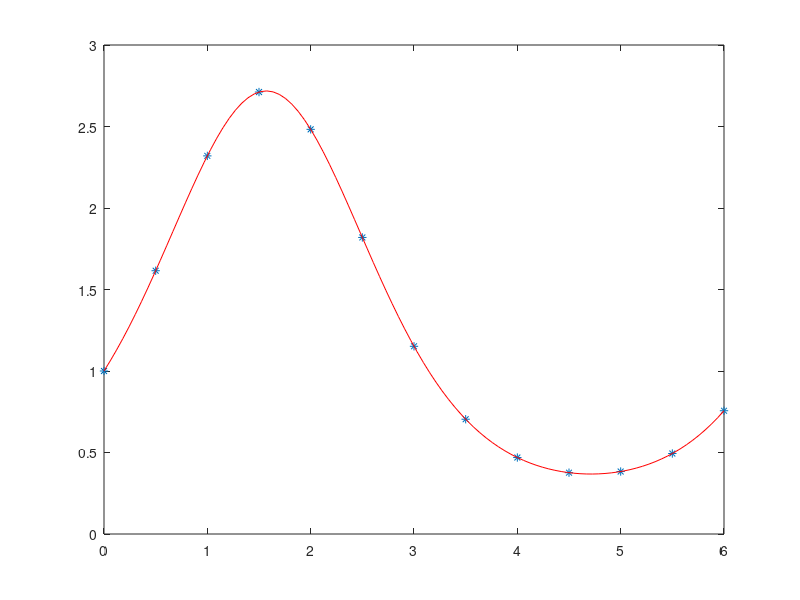

Recreate this plot in MATLAB. (Note: this script raises an error after producing the figure.)
x = linspace(0, 6, 13);
f = @(x) exp(sin(x));
fx = f(x);

plot(x,f(x),'*')
hold on;

x2 = linspace(0, 6, 100);

plot(x2,f(x2),'r')
hold on;

rez = Newtonn(x, fx, x2);
plot(x2, rez, 'b')
Write to 813
